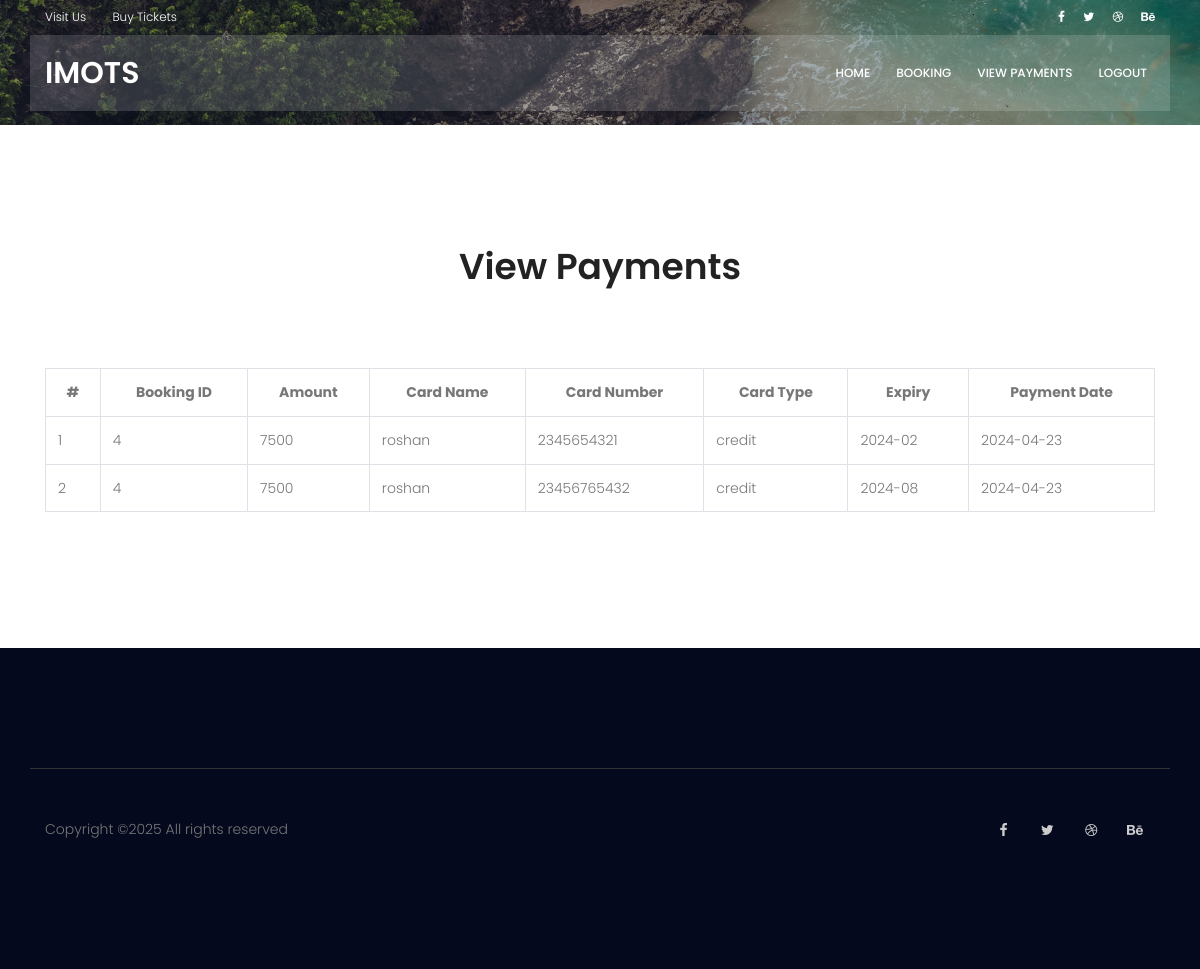
/view_payments.php (signed in), run on the app's committed database.
### tables this page shows
CREATE TABLE IF NOT EXISTS `payment` (
  `id` int(11) NOT NULL AUTO_INCREMENT,
  `uid` varchar(225) NOT NULL,
  `booking_id` int(11) NOT NULL,
  `amount` varchar(25) NOT NULL,
  `cardname` varchar(200) NOT NULL,
  `cardnumber` varchar(225) NOT NULL,
  `card_type` varchar(225) NOT NULL,
  `expiry` varchar(225) NOT NULL,
  `cvv` varchar(225) NOT NULL,
  `date` varchar(225) NOT NULL,
  PRIMARY KEY (`id`)
);

### view_payments.php (the view)
<?php
include('header.php');
include('connection.php');
?>
			<section class="banner-area relative" style="height: 125px;">
				<div class="overlay overlay-bg"></div>
				<div class="container">
					<div class="row fullscreen align-items-center justify-content-between">
					</div>
				</div>
			</section>
			<section class="popular-destination-area section-gap">
				<div class="container">
		            <div class="row d-flex justify-content-center">
		                <div class="menu-content pb-70 col-lg-8">
		                    <div class="title text-center">
		                        <h1 class="mb-10">View Payments</h1>
		                    </div>
		                </div>
		            </div>
					<div class="row">
						<div class="col-lg-12">
							<table class="table table-bordered">
								<tr>
									<th style="text-align: center;">#</th>
									<th style="text-align: center;">Booking ID</th>
									<th style="text-align: center;">Amount</th>
									<th style="text-align: center;">Card Name</th>
									<th style="text-align: center;">Card Number</th>
									<th style="text-align: center;">Card Type</th>
									<th style="text-align: center;">Expiry</th>
									<th style="text-align: center;">Payment Date</th>
								</tr>
								<?php
								$sel="SELECT * FROM payment WHERE uid='$_SESSION[uid]'";
								$res=mysqli_query($con,$sel);
								$rows=mysqli_num_rows($res);
								if($rows > 0) {
									$i = 1;
									while($row=mysqli_fetch_array($res)) {
										?>
										<tr>
											<td><?php echo $i; ?></td>
											<td><?php echo $row['booking_id']; ?></td>
											<td><?php echo $row['amount']; ?></td>
											<td><?php echo $row['cardname']; ?></td>
											<td><?php echo $row['cardnumber']; ?></td>
											<td><?php echo $row['card_type']; ?></td>
											<td><?php echo $row['expiry']; ?></td>
											<td><?php echo $row['date']; ?></td>
										</tr>
										<?php
										$i++;
									}
								} else {
									echo "<tr><td colspan='9'>No payment records found.</td></tr>";
								}
								?>
							</table>
						</div>
					</div>
				</div>
			</section>
<?php
include('footer.php');
?>

### header.php (shortened to what this page needs)
<!DOCTYPE html>
<html lang="zxx" class="no-js">
<head>
		<link rel="stylesheet" href="css/linearicons.css">
		<link rel="stylesheet" href="css/font-awesome.min.css">
		<link rel="stylesheet" href="css/bootstrap.css">
		<link rel="stylesheet" href="css/magnific-popup.css">
		<link rel="stylesheet" href="css/jquery-ui.css">
		<link rel="stylesheet" href="css/nice-select.css">
		<link rel="stylesheet" href="css/animate.min.css">
		<link rel="stylesheet" href="css/owl.carousel.css">
		<link rel="stylesheet" href="css/main.css">
	</head>
	<body>
		<header id="header">
			<div class="header-top">
				<div class="container">
		  		<div class="row align-items-center">
		  			<div class="col-lg-6 col-sm-6 col-6 header-top-left">
		  				<ul>
		  					<li><a href="#">Visit Us</a></li>
		  					<li><a href="#">Buy Tickets</a></li>
		  				</ul>
		  			</div>
		  			<div class="col-lg-6 col-sm-6 col-6 header-top-right">
						<div class="header-social">
							<a href="#"><i class="fa fa-facebook"></i></a>
							<a href="#"><i class="fa fa-twitter"></i></a>
							<a href="#"><i class="fa fa-dribbble"></i></a>
							<a href="#"><i class="fa fa-behance"></i></a>
						</div>
		  			</div>
		  		</div>
				</div>
			</div>
			<div class="container main-menu">
				<div class="row align-items-center justify-content-between d-flex">
			      <div id="logo">
			        <a href="index.php"><h2 style="color:white;">IMOTS</h2></a>
			      </div>
			      <nav id="nav-menu-container">
			        <ul class="nav-menu">
			          <?php
						if ($_SESSION['user']=='user')
						{
						?>
					  <li><a href="index1.php">Home</a></li>
			          <li><a href="view_booking.php">Booking</a></li>
			          <li><a href="view_payments.php">View Payments</a></li>
			          <li><a href="logout.php">Logout</a></li>
					  <?php
						}else{
						?>
						<li><a href="index.php">Home</a></li>
			          <li><a href="about.php">About</a></li>
			          <li><a href="login.php">Login</a></li>
						<?php
						}
						?>
			        </ul>
			      </nav>
				</div>
			</div>
		</header>

### footer.php (shortened to what this page needs)
			<footer class="footer-area section-gap">
				<div class="container">
					<div class="row footer-bottom d-flex justify-content-between align-items-center">
						<p class="col-lg-8 col-sm-12 footer-text m-0">
Copyright &copy;<script>document.write(new Date().getFullYear());</script> All rights reserved </a>
</p>
						<div class="col-lg-4 col-sm-12 footer-social">
							<a href="#"><i class="fa fa-facebook"></i></a>
							<a href="#"><i class="fa fa-twitter"></i></a>
							<a href="#"><i class="fa fa-dribbble"></i></a>
							<a href="#"><i class="fa fa-behance"></i></a>
						</div>
					</div>
				</div>
			</footer>
		</body>
	</html>

### css/main.css (style rules this page uses)
body { color: #777777; font-family: "Poppins", sans-serif; font-size: 14px; font-weight: 300; line-height: 1.625em; position: relative; }
ol, ul { margin: 0; padding: 0; list-style: none; }
a { -webkit-transition: all 0.3s ease 0s; -moz-transition: all 0.3s ease 0s; -o-transition: all 0.3s ease 0s; transition: all 0.3s ease 0s; }
a, a:focus, a:hover { text-decoration: none; outline: 0; }
h1, h2, h3, h4, h5, h6 { font-family: "Poppins", sans-serif; color: #222222; line-height: 1.2em !important; margin-bottom: 0; margin-top: 0; font-weight: 600; }
h1, .h1 { font-size: 36px; }
h2, .h2 { font-size: 30px; }
td, th { border-radius: 0px; }
.mb-10 { margin-bottom: 10px; }
.pb-70 { padding-bottom: 70px; }
.text-center { text-align: center; }
.relative { position: relative; }
.overlay { position: absolute; left: 0; right: 0; top: 0; bottom: 0; }
h1 { font-size: 36px; }
h2 { font-size: 30px; }
h1, h2, h3, h4, h5, h6 { line-height: 1.5em; }
.header-top { font-size: 12px; padding: 6px 0px; }
.header-top a { color: #fff; -webkit-transition: all 0.3s ease 0s; -moz-transition: all 0.3s ease 0s; -o-transition: all 0.3s ease 0s; transition: all 0.3s ease 0s; }
.header-top ul li { display: inline-block; margin-right: 15px; }
.header-top .header-top-left a { margin-right: 8px; }
.header-top .header-top-right { text-align: right; }
.header-top .header-top-right .header-social a { color: #fff; margin-left: 15px; -webkit-transition: all 0.3s ease 0s; -moz-transition: all 0.3s ease 0s; -o-transition: all 0.3s ease 0s; transition: all 0.3s ease 0s; }
.main-menu { padding-bottom: 20px; padding-top: 20px; background: rgba(255, 255, 255, 0.15); padding-left: 15px; padding-right: 15px; }
#header { position: fixed; left: 0; top: 0; right: 0; transition: all 0.5s; z-index: 997; }
.nav-menu, .nav-menu * { margin: 0; padding: 0; list-style: none; }
.nav-menu li { position: relative; white-space: nowrap; }
.nav-menu > li { float: left; }
.nav-menu a { padding: 0 8px 0px 8px; text-decoration: none; display: inline-block; color: #fff; font-weight: 500; font-size: 12px; text-transform: uppercase; outline: none; }
.nav-menu > li { margin-left: 10px; }
.section-gap { padding: 120px 0; }
#logo { padding-left: 15px; }
#nav-menu-container { padding-right: 15px; }
.banner-area { background: url(../img/hero-bg.jpg) center; background-size: cover; }
.banner-area .overlay-bg { background: rgba(4, 9, 30, 0.4); }
.footer-area { background: #04091e; padding-top: 100px; }
.footer-social { text-align: right; }
.footer-social a { width: 20px; width: 40px; display: inline-table; height: 40px; text-align: center; padding-top: 10px; -webkit-transition: all 0.3s ease 0s; -moz-transition: all 0.3s ease 0s; -o-transition: all 0.3s ease 0s; transition: all 0.3s ease 0s; }
.footer-social i { color: #cccccc; -webkit-transition: all 0.3s ease 0s; -moz-transition: all 0.3s ease 0s; -o-transition: all 0.3s ease 0s; transition: all 0.3s ease 0s; }
.footer-bottom { padding-top: 40px; margin-top: 20px; border-top: 1px solid #333; }

### data on the page
payment: booking "4", amount "7500", cardname "roshan", cardnumber "2345654321", card_type "credit", expiry "2024-02", date "2024-04-23"
payment: booking "4", amount "7500", cardname "roshan", cardnumber "23456765432", card_type "credit", expiry "2024-08", date "2024-04-23"
